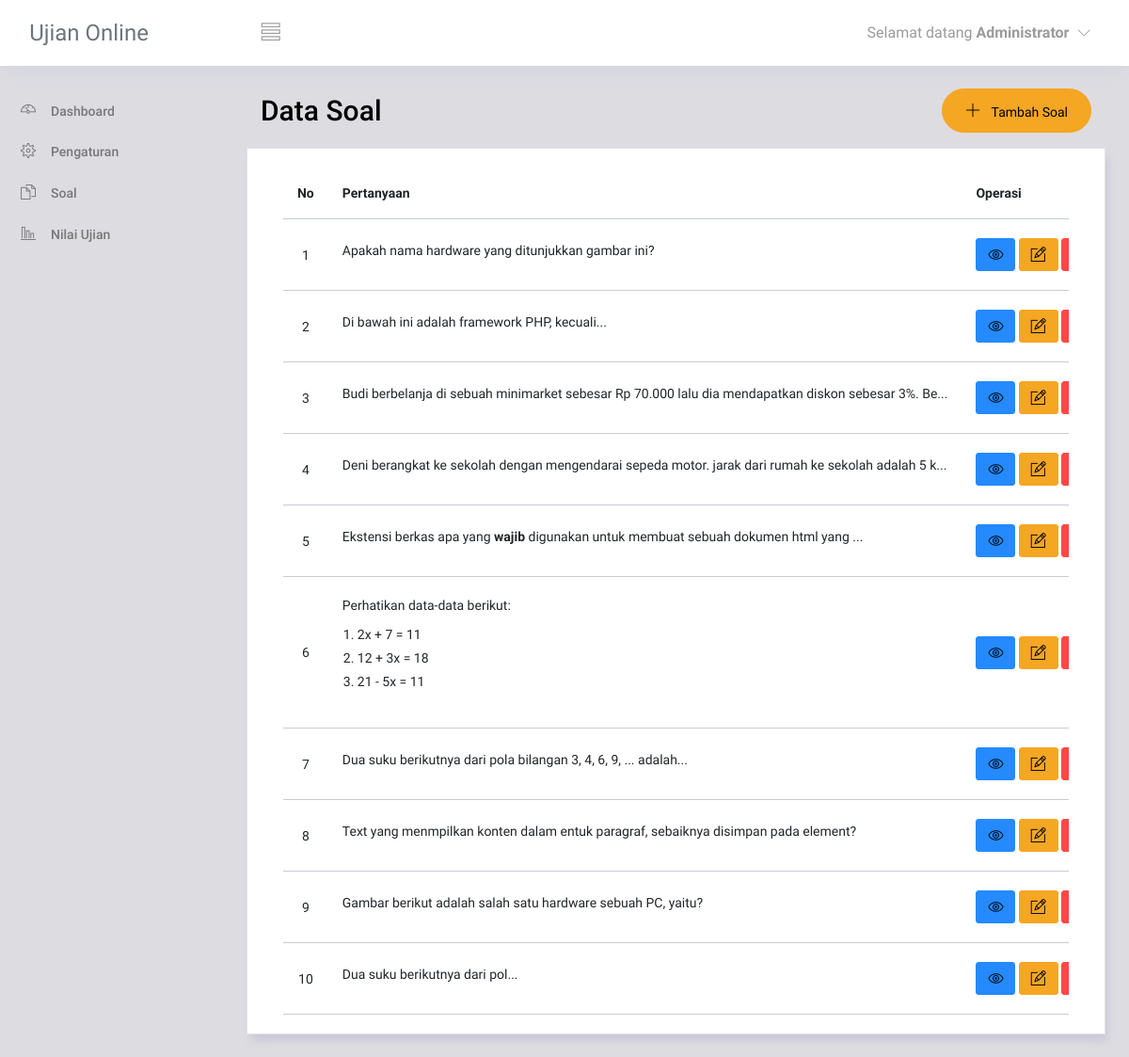
The app's page /soal/index.php (signed in) with its own data.
### tables this page shows
CREATE TABLE `tbl_soal` (
  `id` int(11) NOT NULL,
  `pertanyaan` text NOT NULL,
  `gambar` varchar(255) NOT NULL,
  `a` varchar(100) NOT NULL,
  `b` varchar(100) NOT NULL,
  `c` varchar(100) NOT NULL,
  `d` varchar(100) NOT NULL,
  `kunci_jawaban` varchar(100) NOT NULL
);

### config.php (called while the page is built, shortened)
<?php
$mainUrl = 'http://localhost/ujian-online/';
function short($teks){
  if(strlen($teks) > 100){
    $result = substr($teks, 0, 100) . '...';
  }
  else{
    $result = $teks;
  }
  return $result;
}

### soal/index.php (the view, shortened to what this page needs)
<?php
require '../config.php';
require '../templates/header.php';
require '../templates/navbar.php';
require '../templates/sidebar.php';
$querySoal = mysqli_query($koneksi, "SELECT * FROM tbl_soal");
?>
<div class="main-panel">
  <div class="content-wrapper">
    <div class="row">
      <div class="col-md-12 grid-margin mb-3">
        <div class="d-flex justify-content-between align-items-center">
          <div>
            <h3 class="font-weight-bold mb-0">Data Soal</h3>
          </div>
          <div>
              <a href="add-soal.php" class="btn btn-warning btn-icon-text btn-rounded">
                <i class="ti-plus btn-icon-prepend"></i> Tambah Soal
              </a>
          </div>
        </div>
      </div>
      <div class="card">
        <div class="card-body">
          <div class="table-responsive">
            <table class="table table-hover" id="mytable">
              <thead>
                <tr>
                  <th>No</th>
                  <th>Pertanyaan</th>
                  <th>Operasi</th>
                </tr>
              </thead>
              <tbody>
                <?php
                  $no = 1;
                  while($soal = mysqli_fetch_assoc($querySoal)){ ?>
                    <tr>
                      <td class="text-center" style="width: 5%"><?= $no++; ?></td>
                      <td><?= short(html_entity_decode($soal['pertanyaan'])); ?></td>
                      <td style="width: 10%">
                        <a href="#" title="view soal" onclick="window.open('view-soal.php?id=<?= $soal['id'] ?>', '', 'width=800, height=450, top=80, left=120')" class="btn btn-primary btn-xs">
                          <i class="ti-eye"></i>
                        </a>
                        <a href="edit-soal.php?id=<?= $soal['id'] ?>" title="update soal" class="btn btn-warning btn-xs"><i class="ti-pencil-alt"></i></a>
                        <a href="proses-soal.php?id=<?= $soal['id'] ?>&gbr=<?= $soal['gambar'] ?>&op=delete" onclick="return confirm('Yakin hapus?')" title="delete soal" class="btn btn-danger btn-xs"><i class="ti-trash"></i></a>
                      </td>
                    </tr>
                  <?php }
                ?>
              </tbody>
            </table>
          </div>
        </div>
      </div>
    </div>
  </div>
</div>
<?php
require '../templates/footer.php';
?>

### templates/header.php (shortened to what this page needs)
<!DOCTYPE html>
<html lang="en">
<head>
  <link rel="stylesheet" href="<?= $mainUrl ?>vendors/ti-icons/css/themify-icons.css">
  <link rel="stylesheet" href="<?= $mainUrl ?>vendors/base/vendor.bundle.base.css">
  <link rel="stylesheet" href="<?= $mainUrl ?>css/style.css">
  <link rel="stylesheet" href="https://cdn.ckeditor.com/ckeditor5/42.0.1/ckeditor5.css" />
  <link rel="stylesheet" href="https://cdn.datatables.net/2.2.2/css/dataTables.dataTables.css">
</head>
<body class="<?= $_SESSION['ssRole'] == 2 ? 'sidebar-icon-only' : '' ?>">
  <div class="container-scroller">

### templates/navbar.php (shortened to what this page needs)
<nav class="navbar col-lg-12 col-12 p-0 fixed-top d-flex flex-row">
  <div class="text-center navbar-brand-wrapper d-flex align-items-center justify-content-center">
    <a class="navbar-brand brand-logo me-5 text-secondary" href="#">Ujian Online</a>
  </div>
  <div class="navbar-menu-wrapper d-flex align-items-center justify-content-end">
    <?php
      if($_SESSION['ssRole'] == 1){ ?>
        <button class="navbar-toggler navbar-toggler align-self-center" type="button" data-toggle="minimize">
          <span class="ti-view-list"></span>
        </button>
    <?php }
      else{ ?>
        <a class="navbar-brand brand-logo me-5 text-secondary fs-3" href="#">Ujian Online</a>
    <?php } ?>
    <ul class="navbar-nav navbar-nav-right" id="nav_user">
      <li class="nav-item dropdown">
        <a class="nav-link dropdown-toggle" href="#" data-bs-toggle="dropdown" id="profileDropdown">
          <?= 'Selamat datang <b>' .$_SESSION['ssFull']. '</b>'; ?>
        </a>
      </li>
    </ul>
  </div>
</nav>
<div class="container-fluid page-body-wrapper">

### templates/sidebar.php (shortened to what this page needs)
<nav class="sidebar sidebar-offcanvas" id="sidebar">
  <ul class="nav">
    <?php if($_SESSION['ssRole'] == 1){ ?>
      <li class="nav-item">
        <a class="nav-link" href="<?= $mainUrl ?>">
          <i class="ti-dashboard menu-icon"></i>
          <span class="menu-title">Dashboard</span>
        </a>
      </li>
      <li class="nav-item">
        <a class="nav-link" href="<?= $mainUrl ?>pengaturan">
          <i class="ti-settings menu-icon"></i>
          <span class="menu-title">Pengaturan</span>
        </a>
      </li>
      <li class="nav-item">
        <a class="nav-link" href="<?= $mainUrl ?>soal">
          <i class="ti-files menu-icon"></i>
          <span class="menu-title">Soal</span>
        </a>
      </li>
      <li class="nav-item">
        <a class="nav-link" href="<?= $mainUrl ?>nilai-ujian">
          <i class="ti-bar-chart-alt menu-icon"></i>
          <span class="menu-title">Nilai Ujian</span>
        </a>
      </li>
    <?php } ?>
  </ul>
</nav>

### templates/footer.php (shortened to what this page needs)
    </div>
  </div>
</body>
</html>

### records on screen
tbl_soal: pertanyaan "Apakah nama hardware yang ditunjukkan gambar ini?"
tbl_soal: pertanyaan "Di bawah ini adalah framework PHP, kecuali...", $soal['id'] 4 (drawn)
tbl_soal: pertanyaan "Budi berbelanja di sebuah minimarket sebesar Rp 70.000 lalu dia mendapatkan diskon sebesar 3%. Be..."
tbl_soal: pertanyaan "Deni berangkat ke sekolah dengan mengendarai sepeda motor. jarak dari rumah ke sekolah adalah 5 k..."
tbl_soal: pertanyaan "Ekstensi berkas apa yang wajib digunakan untuk membuat sebuah dokumen html yang ..."
tbl_soal: pertanyaan "Perhatikan data-data berikut: 2x + 7 = 11 12 + 3x = 18 21 - 5x = 11", $soal['id'] 8 (drawn)
tbl_soal: pertanyaan "Dua suku berikutnya dari pola bilangan 3, 4, 6, 9, ... adalah..."
tbl_soal: pertanyaan "Text yang menmpilkan konten dalam entuk paragraf, sebaiknya disimpan pada element?"
tbl_soal: pertanyaan "Gambar berikut adalah salah satu hardware sebuah PC, yaitu?"
tbl_soal: pertanyaan "Dua suku berikutnya dari pol..."

### other values on screen
$_SESSION['ssFull'] "Administrator"
